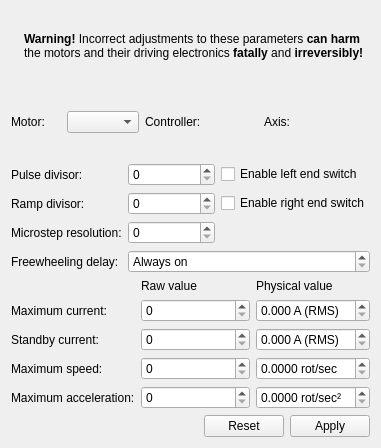
<?xml version="1.0" encoding="UTF-8"?>
<ui version="4.0">
 <class>Form</class>
 <widget class="QWidget" name="Form">
  <property name="geometry">
   <rect>
    <x>0</x>
    <y>0</y>
    <width>381</width>
    <height>448</height>
   </rect>
  </property>
  <property name="windowTitle">
   <string>Advanced Motor Configuration</string>
  </property>
  <property name="windowIcon">
   <iconset resource="../../../resource/icons/icons.qrc">
    <normaloff>:/icons/advancedmotorconfig.svg</normaloff>:/icons/advancedmotorconfig.svg</iconset>
  </property>
  <layout class="QVBoxLayout" name="verticalLayout">
   <item>
    <layout class="QHBoxLayout" name="horizontalLayout_3">
     <item>
      <widget class="QLabel" name="warningPictureLabel">
       <property name="text">
        <string/>
       </property>
       <property name="scaledContents">
        <bool>true</bool>
       </property>
      </widget>
     </item>
     <item>
      <widget class="QLabel" name="label_14">
       <property name="sizePolicy">
        <sizepolicy hsizetype="MinimumExpanding" vsizetype="Preferred">
         <horstretch>0</horstretch>
         <verstretch>0</verstretch>
        </sizepolicy>
       </property>
       <property name="text">
        <string>&lt;html&gt;&lt;head/&gt;&lt;body&gt;&lt;p&gt;&lt;span style=&quot; font-weight:600;&quot;&gt;Warning!&lt;/span&gt; Incorrect adjustments to these parameters &lt;span style=&quot; font-weight:600;&quot;&gt;can harm&lt;/span&gt; the motors and their driving electronics &lt;span style=&quot; font-weight:600;&quot;&gt;fatally&lt;/span&gt; and &lt;span style=&quot; font-weight:600;&quot;&gt;irreversibly!&lt;/span&gt;&lt;/p&gt;&lt;/body&gt;&lt;/html&gt;</string>
       </property>
       <property name="wordWrap">
        <bool>true</bool>
       </property>
      </widget>
     </item>
    </layout>
   </item>
   <item>
    <layout class="QHBoxLayout" name="horizontalLayout">
     <item>
      <widget class="QLabel" name="label">
       <property name="text">
        <string>Motor:</string>
       </property>
      </widget>
     </item>
     <item>
      <widget class="QComboBox" name="motorSelectorComboBox"/>
     </item>
     <item>
      <widget class="QLabel" name="label_2">
       <property name="text">
        <string>Controller:</string>
       </property>
      </widget>
     </item>
     <item>
      <widget class="QLabel" name="controllerNameLabel">
       <property name="text">
        <string/>
       </property>
      </widget>
     </item>
     <item>
      <widget class="QLabel" name="label_4">
       <property name="text">
        <string>Axis:</string>
       </property>
      </widget>
     </item>
     <item>
      <widget class="QLabel" name="axisIndexLabel">
       <property name="text">
        <string/>
       </property>
      </widget>
     </item>
    </layout>
   </item>
   <item>
    <layout class="QVBoxLayout" name="entryVerticalLayout">
     <item>
      <layout class="QGridLayout" name="gridLayout">
       <item row="0" column="1">
        <widget class="QSpinBox" name="pulseDivisorSpinBox">
         <property name="maximum">
          <number>13</number>
         </property>
        </widget>
       </item>
       <item row="1" column="1">
        <widget class="QSpinBox" name="rampDivisorSpinBox">
         <property name="maximum">
          <number>13</number>
         </property>
        </widget>
       </item>
       <item row="1" column="0">
        <widget class="QLabel" name="label_5">
         <property name="text">
          <string>Ramp divisor:</string>
         </property>
        </widget>
       </item>
       <item row="0" column="2">
        <widget class="QCheckBox" name="enableLeftSwitchCheckBox">
         <property name="text">
          <string>Enable left end switch</string>
         </property>
        </widget>
       </item>
       <item row="1" column="2">
        <widget class="QCheckBox" name="enableRightSwitchCheckBox">
         <property name="text">
          <string>Enable right end switch</string>
         </property>
        </widget>
       </item>
       <item row="0" column="0">
        <widget class="QLabel" name="label_3">
         <property name="text">
          <string>Pulse divisor:</string>
         </property>
        </widget>
       </item>
       <item row="2" column="1">
        <widget class="QSpinBox" name="microstepResolutionSpinBox">
         <property name="maximum">
          <number>8</number>
         </property>
        </widget>
       </item>
       <item row="2" column="0">
        <widget class="QLabel" name="label_6">
         <property name="text">
          <string>Microstep resolution:</string>
         </property>
        </widget>
       </item>
       <item row="3" column="0">
        <widget class="QLabel" name="label_7">
         <property name="text">
          <string>Freewheeling delay:</string>
         </property>
        </widget>
       </item>
       <item row="3" column="1" colspan="2">
        <widget class="QDoubleSpinBox" name="freewheelingDelayDoubleSpinBox">
         <property name="specialValueText">
          <string>Always on</string>
         </property>
         <property name="suffix">
          <string> sec</string>
         </property>
         <property name="decimals">
          <number>3</number>
         </property>
         <property name="maximum">
          <double>65.534999999999997</double>
         </property>
        </widget>
       </item>
      </layout>
     </item>
     <item>
      <layout class="QGridLayout" name="gridLayout_2">
       <item row="0" column="2">
        <widget class="QLabel" name="label_9">
         <property name="text">
          <string>Physical value</string>
         </property>
        </widget>
       </item>
       <item row="3" column="0">
        <widget class="QLabel" name="label_12">
         <property name="text">
          <string>Maximum speed:</string>
         </property>
        </widget>
       </item>
       <item row="1" column="0">
        <widget class="QLabel" name="label_10">
         <property name="text">
          <string>Maximum current:</string>
         </property>
        </widget>
       </item>
       <item row="0" column="1">
        <widget class="QLabel" name="label_8">
         <property name="text">
          <string>Raw value</string>
         </property>
        </widget>
       </item>
       <item row="2" column="0">
        <widget class="QLabel" name="label_11">
         <property name="text">
          <string>Standby current:</string>
         </property>
        </widget>
       </item>
       <item row="4" column="0">
        <widget class="QLabel" name="label_13">
         <property name="text">
          <string>Maximum acceleration:</string>
         </property>
        </widget>
       </item>
       <item row="1" column="1">
        <widget class="QSpinBox" name="maxCurrentSpinBox">
         <property name="maximum">
          <number>255</number>
         </property>
        </widget>
       </item>
       <item row="2" column="1">
        <widget class="QSpinBox" name="standbyCurrentSpinBox">
         <property name="maximum">
          <number>255</number>
         </property>
        </widget>
       </item>
       <item row="3" column="1">
        <widget class="QSpinBox" name="maxSpeedSpinBox">
         <property name="maximum">
          <number>2047</number>
         </property>
        </widget>
       </item>
       <item row="4" column="1">
        <widget class="QSpinBox" name="maxAccelerationSpinBox">
         <property name="maximum">
          <number>2047</number>
         </property>
        </widget>
       </item>
       <item row="1" column="2">
        <widget class="QDoubleSpinBox" name="maxCurrentDoubleSpinBox">
         <property name="suffix">
          <string> A (RMS)</string>
         </property>
         <property name="decimals">
          <number>3</number>
         </property>
        </widget>
       </item>
       <item row="2" column="2">
        <widget class="QDoubleSpinBox" name="standbyCurrentDoubleSpinBox">
         <property name="suffix">
          <string> A (RMS)</string>
         </property>
         <property name="decimals">
          <number>3</number>
         </property>
        </widget>
       </item>
       <item row="3" column="2">
        <widget class="QDoubleSpinBox" name="maxSpeedDoubleSpinBox">
         <property name="suffix">
          <string> rot/sec</string>
         </property>
         <property name="decimals">
          <number>4</number>
         </property>
        </widget>
       </item>
       <item row="4" column="2">
        <widget class="QDoubleSpinBox" name="maxAccelerationDoubleSpinBox">
         <property name="suffix">
          <string> rot/sec²</string>
         </property>
         <property name="decimals">
          <number>4</number>
         </property>
        </widget>
       </item>
      </layout>
     </item>
    </layout>
   </item>
   <item>
    <layout class="QHBoxLayout" name="horizontalLayout_2">
     <item>
      <spacer name="horizontalSpacer">
       <property name="orientation">
        <enum>Qt::Horizontal</enum>
       </property>
       <property name="sizeHint" stdset="0">
        <size>
         <width>40</width>
         <height>20</height>
        </size>
       </property>
      </spacer>
     </item>
     <item>
      <widget class="QPushButton" name="resetPushButton">
       <property name="text">
        <string>Reset</string>
       </property>
      </widget>
     </item>
     <item>
      <widget class="QPushButton" name="applyPushButton">
       <property name="text">
        <string>Apply</string>
       </property>
      </widget>
     </item>
    </layout>
   </item>
  </layout>
 </widget>
 <tabstops>
  <tabstop>motorSelectorComboBox</tabstop>
  <tabstop>pulseDivisorSpinBox</tabstop>
  <tabstop>rampDivisorSpinBox</tabstop>
  <tabstop>microstepResolutionSpinBox</tabstop>
  <tabstop>enableLeftSwitchCheckBox</tabstop>
  <tabstop>enableRightSwitchCheckBox</tabstop>
  <tabstop>freewheelingDelayDoubleSpinBox</tabstop>
  <tabstop>maxCurrentSpinBox</tabstop>
  <tabstop>maxCurrentDoubleSpinBox</tabstop>
  <tabstop>standbyCurrentSpinBox</tabstop>
  <tabstop>standbyCurrentDoubleSpinBox</tabstop>
  <tabstop>maxSpeedSpinBox</tabstop>
  <tabstop>maxSpeedDoubleSpinBox</tabstop>
  <tabstop>maxAccelerationSpinBox</tabstop>
  <tabstop>maxAccelerationDoubleSpinBox</tabstop>
  <tabstop>resetPushButton</tabstop>
  <tabstop>applyPushButton</tabstop>
 </tabstops>
 <resources>
  <include location="../../../resource/icons/icons.qrc"/>
 </resources>
 <connections/>
</ui>
